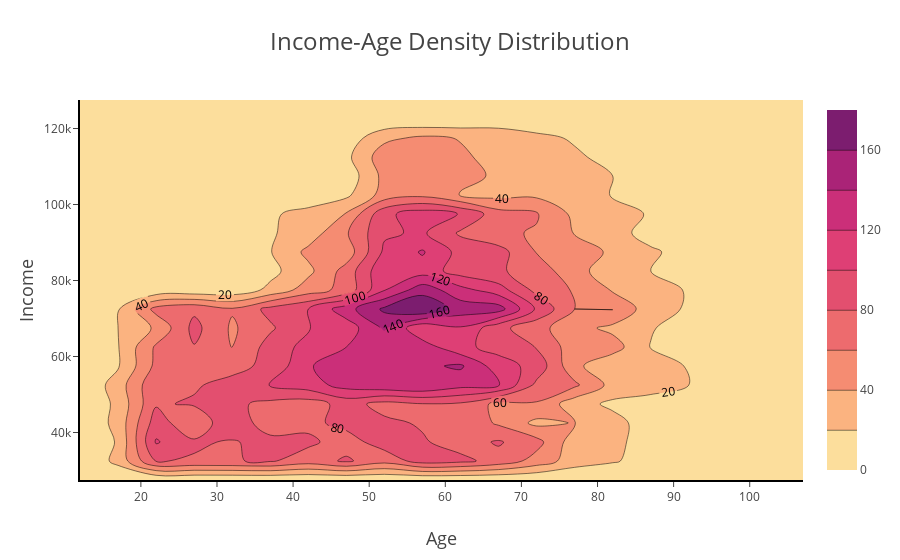

The cell this chart's notebook holds for it:
### Markdown cell above
### Age VS Income Analysis

### Code cell
import plotly.graph_objects as go

fig = go.Figure(data=go.Histogram2dContour(
    x=cleaned_profile_df['age'], 
    y=cleaned_profile_df['income'],
    colorscale='sunsetdark',
    contours=dict(
        showlabels=True,
        labelfont=dict(
            size=12,
            color='black',
        )
    )
))

fig.update_layout(
    title_text='Income-Age Density Distribution',
    xaxis_title_text='Age', 
    yaxis_title_text='Income',
    template=graph_custom_template
)

fig.show()

### Figure 1 — Plotly figure (JSON) as saved in the notebook; plotly's stock layout.template omitted (floating-point values rounded to 4 significant figures; data arrays with more than 128 entries replaced by an {"elided": "..."} marker saying what was removed)
{"data": [{"colorscale": [[0, "rgb(252, 222, 156)"], [0.1667, "rgb(250, 164, 118)"], [0.3333, "rgb(240, 116, 110)"], [0.5, "rgb(227, 79, 111)"], [0.6667, "rgb(220, 57, 119)"], [0.8333, "rgb(185, 37, 122)"], [1, "rgb(124, 29, 111)"]], "contours": {"labelfont": {"color": "black", "size": 12}, "showlabels": true}, "type": "histogram2dcontour", "x": {"elided": "14825 int values"}, "y": {"elided": "14825 int values"}}], "layout": {"title": {"text": "Income-Age Density Distribution"}, "xaxis": {"title": {"text": "Age"}}, "yaxis": {"title": {"text": "Income"}}}}
